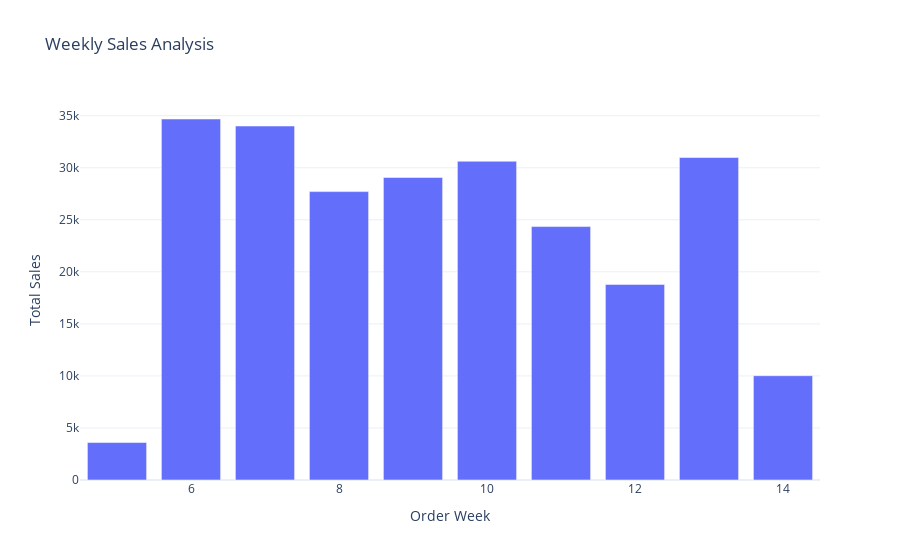

Notebook code cell kept with this figure:
### Code cell
fig2 = px.bar(weekly_sales,
              x = "Order Week",
              y = "Total Sales",
              title = "Weekly Sales Analysis")
fig2.show()

### Figure 1 — Plotly figure (JSON) as saved in the notebook; plotly's stock layout.template omitted (floating-point values rounded to 4 significant figures)
{"data": [{"hovertemplate": "Order Week=%{x}<br>Total Sales=%{y}<extra></extra>", "legendgroup": "", "marker": {"color": "#636efa", "pattern": {"shape": ""}}, "name": "", "orientation": "v", "showlegend": false, "textposition": "auto", "type": "bar", "x": [5, 6, 7, 8, 9, 10, 11, 12, 13, 14], "xaxis": "x", "y": [3600, 34685, 34010, 27710, 29065, 30625, 24350, 18795, 30985, 10020], "yaxis": "y"}], "layout": {"barmode": "relative", "legend": {"tracegroupgap": 0}, "title": {"text": "Weekly Sales Analysis"}, "xaxis": {"anchor": "y", "domain": [0, 1], "title": {"text": "Order Week"}}, "yaxis": {"anchor": "x", "domain": [0, 1], "title": {"text": "Total Sales"}}}}
